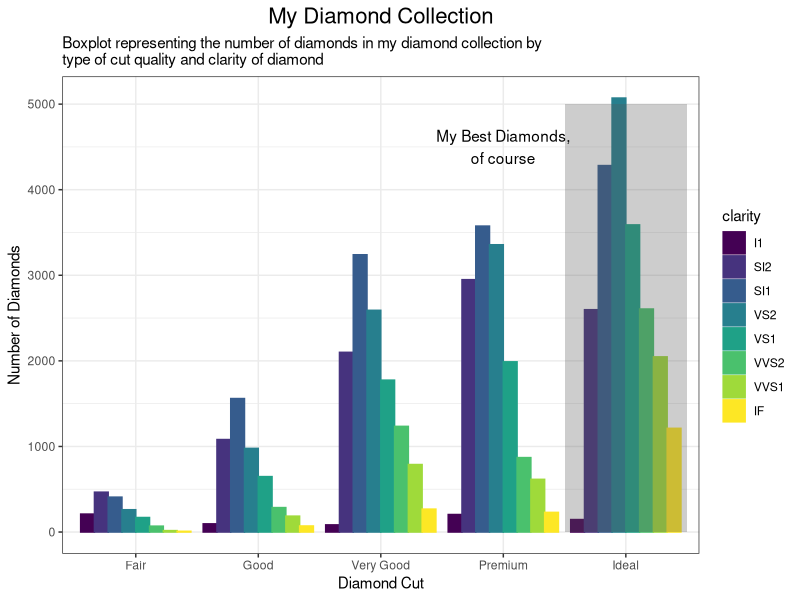
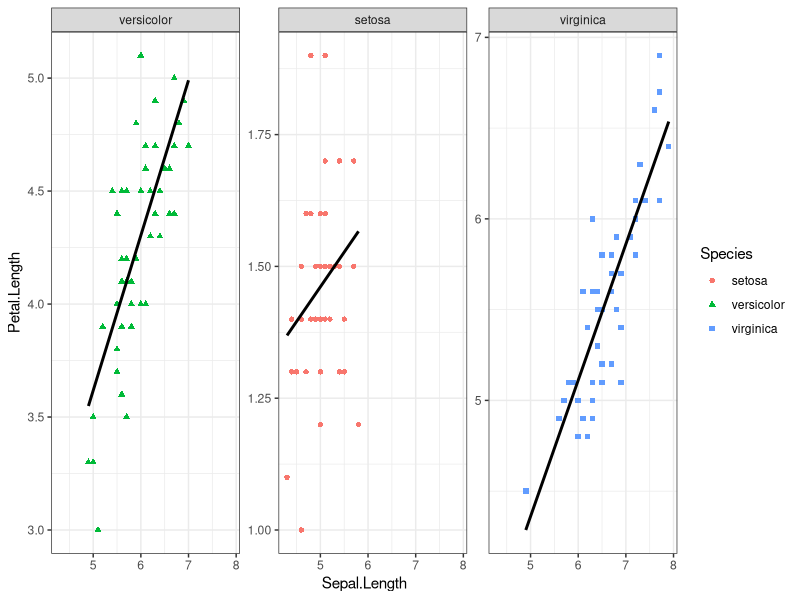
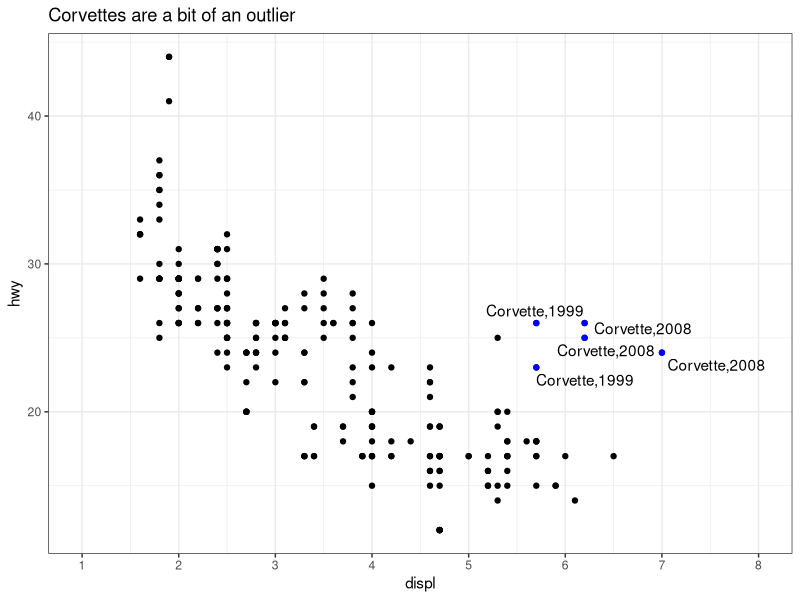
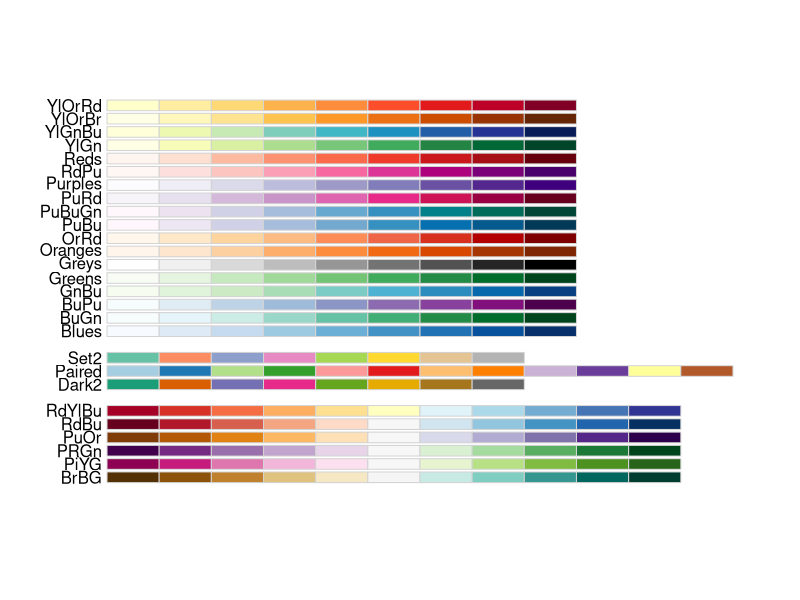

Here is the R script that generated these plots, in order:
## ---- chunk 1
knitr::opts_chunk$set(echo = FALSE)
## ---- chunk 2
library("ggplot2")
library("magrittr") #so I can do some piping
data("diamonds")
data("mpg")
data("iris")
theme_set(theme_bw()) #I'll give you this one, you can set the theme individually for graphs
#or you can set the theme for all the graphs using theme_set()
#theme_bw() is best theme (IMO)

#for graph 3:
library("ggrepel")


## ---- chunk 3
data("diamonds")
#hint think about the *position* the bars are in...

## ---- chunk 4
diamonds %>% 
  ggplot(mapping = aes(x = cut, color = clarity)) + #Clarity groups differ by color
  geom_bar(mapping = aes(fill = clarity), position = "dodge") + #Plots data not stacked, bars filled with color
  annotate(geom = "rect", xmin = 4.5, xmax = 5.5, ymin = 0, ymax = 5000, 
           alpha = 0.3) + #Adds annotation box around Ideal group
  annotate(geom = "text", x = 4, y = 4500, label = "My Best Diamonds,\nof course") + #Adds text next to annotation box
  labs(x = "Diamond Cut", y = "Number of Diamonds", title = "My Diamond Collection",
       subtitle = "Boxplot representing the number of diamonds in my diamond collection by\ntype of cut quality and clarity of diamond") + #Label x and y axes, title, subtitle, and caption
  theme(plot.title = element_text(size = 16, hjust = 0.5)) #Adjusts the font size and location of title

## ---- chunk 5
data("iris")
## ---- chunk 6
iris %>%
  ggplot(mapping = aes(x = Sepal.Length, y = Petal.Length, color = Species, 
                       shape = Species)) + #Species have different colors and shapes
  geom_point() + 
  facet_wrap(vars(relevel(Species, "versicolor")), scales = "free_y", ) + #Relevel to make versicolor left-most grid, scales y-axis to group
  geom_smooth(method = "lm", se = FALSE, color = "black") #Adds a black linear trendline to each group
## ---- chunk 7
data("mpg")
corvette <- mpg[mpg$model == "corvette",]
#install
require("ggrepel") #useful for making text annotations better, hint hint
set.seed(42)
## ---- chunk 8
mpg %>% 
  ggplot(mapping = aes(x = displ, y = hwy)) +
  geom_point() +
  geom_point(data = corvette, color = "blue") + #Makes corvette subset blue
  scale_x_continuous(limits = c(1,8), breaks = c(1:8)) + #Adjusted x-axis scale
  geom_text_repel(data = corvette, aes(label = paste0("Corvette,",year)), 
                  nudge_x = 0.25) + #Label corvette subset and nudge to match graph*
  labs(title = "Corvettes are a bit of an outlier")
## ---- chunk 9
data(mpg)

#hint for the coloring, colorbrewer and you can set palette colors and make your graphs colorblind friendly
library(RColorBrewer)
display.brewer.all(colorblindFriendly = T) #take a look at the colorblindfriendly options
## ---- chunk 10
